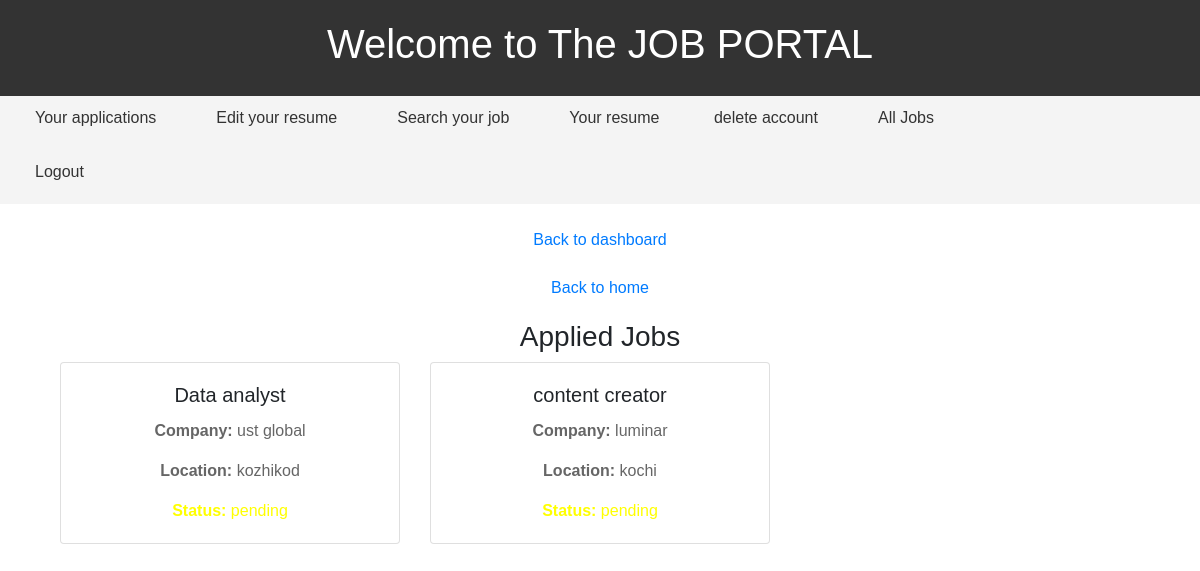
The page /job/applied-jobs/ (signed in) on the database as committed earlier.
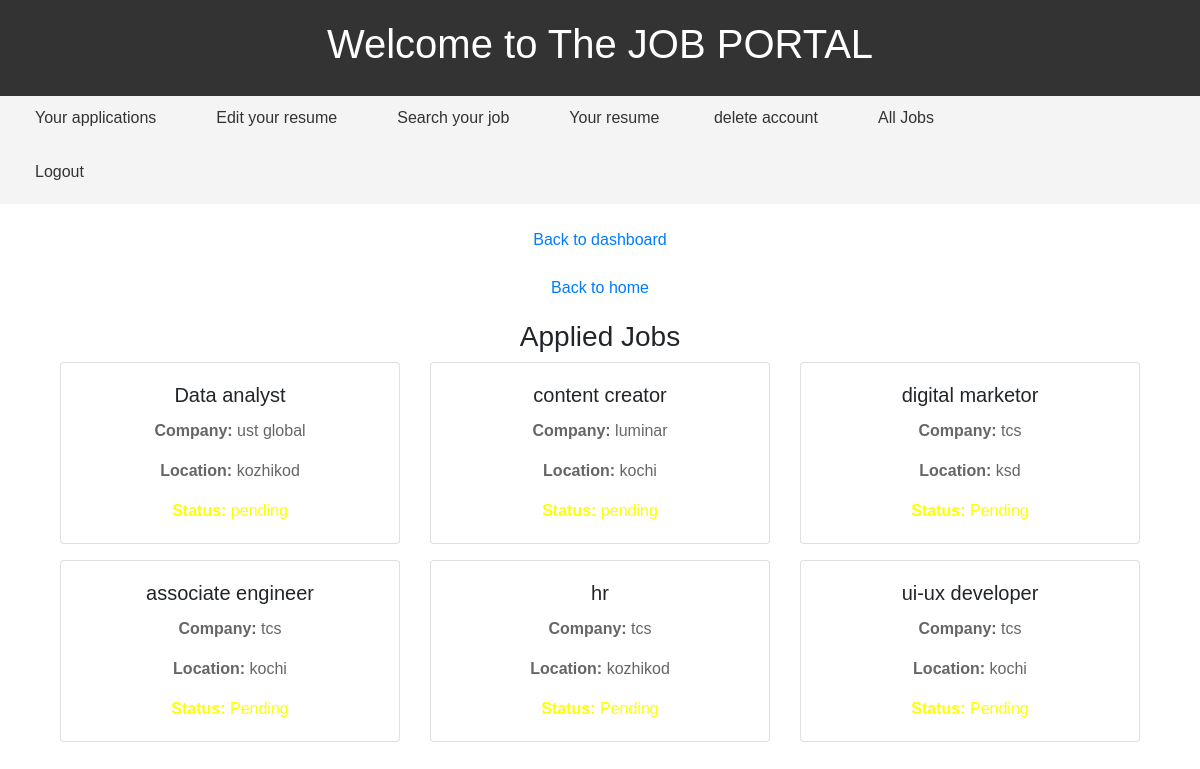
The same page on the database as committed later.
### job/models.py (models this page shows, shortened)
class ApplyJob(models.Model):
    status_choices = (('Accepted', 'Accepted'),
                      ('Declined', 'Declined'),
                      ('Pending', 'Pending'))
    user = models.ForeignKey(User, on_delete=models.CASCADE)
    job= models.ForeignKey(Job, on_delete=models.CASCADE)
    timestamp = models.DateTimeField(auto_now_add=True)
    status = models.CharField(max_length=20, choices=status_choices,default="Pending")
    resume=models.FileField(upload_to="resumes",null=True,blank=True)
    is_active = models.BooleanField(default=True)

class Job (models.Model):
    user = models. ForeignKey (User, on_delete=models.CASCADE)
    company = models. ForeignKey (Company, on_delete=models.CASCADE)
    title = models. CharField(max_length=100)
    location = models. CharField(max_length=100)
    salary = models. PositiveIntegerField(default=35000)
    is_available=models.BooleanField(default=True)
    timestamb=models.DateTimeField(auto_now_add=True)
    job_description = models.TextField(null=True,blank=True)
    required_qualifications = models.CharField(max_length=50,null=True,blank=True)
    responsibilities = models.TextField(null=True,blank=True)
    application_Deadline = models.DateField(null=True,blank=True)
    option = (('Full-time', 'Full-time'), ('Part-time', 'Part-time'), ('Contract', 'Contract'), ('etc', 'etc'))
    Employment_Type = models.CharField(choices=option, max_length=20,null=True,blank=True)
    Company_Benefits = models.TextField(null=True,blank=True)
    How_to_Apply = models.TextField(null=True,blank=True)
    cover_letter=models.CharField(max_length=20,null=True,blank=True)
    status_choices = (('Accepted', 'Accepted'),
                      ('Declined', 'Declined'),
                      ('Pending', 'Pending'))
    status = models.CharField(max_length=20, choices=status_choices,null=True)

### company/models.py (models this page shows)
class Company(models.Model):
    user = models. OneToOneField(User, on_delete=models.CASCADE)
    name = models. CharField(max_length=100,null=True,blank=True)
    est_date = models. PositiveIntegerField(null=True,blank=True)
    city = models. CharField(max_length=100,null=True,blank=True)
    state = models. CharField(max_length=100,null=True,blank=True)
    def __str__(self):
        return self.name

### job/views.py (the view)
# urls.py: path('applied-jobs/', applied_jobs, name='applied-jobs'),
def applied_jobs(request):
    if request.user.is_authenticated and request.user.is_applicant:
        applied_jobs = ApplyJob.objects.filter(user=request.user, is_active=True)
        context = {'applied_jobs': applied_jobs}
        return render(request, 'job/applied_jobs.html', context)
    else:
        return render(request, 'job/unauthorized.html')

### templates/job/applied_jobs.html
{% extends 'users/base.html' %}
{% block content %}
<div class="container">
    <h3>Applied Jobs</h3>
    <div class="row">
        {% if applied_jobs %}
            {% for application in applied_jobs %}
                <div class="col-md-4">
                    <div class="card mb-3">
                        <div class="card-body">
                            <h5 class="card-title">{{ application.job.title }}</h5>
                            <p class="card-text"><strong>Company:</strong> {{ application.job.company }}</p>
                            <p class="card-text"><strong>Location:</strong> {{ application.job.location }}</p>
                            {% if application.status|lower == 'accepted' %}
                            <p class="card-text" style="color: green;"><strong>Status:</strong> {{ application.status }}</p>
                        {% elif application.status|lower == 'declined' %}
                            <p class="card-text" style="color: red;"><strong>Status:</strong> {{ application.status }}</p>
                        {% elif application.status|lower == 'pending' %}
                            <p class="card-text" style="color: yellow;"><strong>Status:</strong> {{ application.status }}</p>
                        {% endif %}
                        </div>
                    </div>
                </div>
            {% endfor %}
        {% else %}
            <p>No jobs applied yet.</p>
        {% endif %}
    </div>
</div>
{% endblock %}

### templates/users/base.html (shortened to what this page needs)
<!DOCTYPE html>
<html lang="en">
<head>
    <link rel="stylesheet" href="https://stackpath.bootstrapcdn.com/bootstrap/4.5.2/css/bootstrap.min.css">
    <link rel="stylesheet" href="https://use.fontawesome.com/releases/v5.12.1/css/all.css">
</head>
<body>
<header>
    <h1>Welcome to The JOB PORTAL</h1>
</header>
<nav style="display: flex; flex-wrap: wrap;">
    {% if request.user.is_authenticated and request.user.is_applicant %}
        <div style="margin-right: 10px;">
            <a href="{% url 'applied-jobs' %}">Your applications</a>
        </div>
        <div style="margin-right: 10px;">
            <a href="{% url 'update-resume' %}">Edit your resume</a>
        </div>
        <div style="margin-right: 10px;">
            <a href="{% url 'search' %}">Search your job</a>
        </div>
        {% if request.user.resume %}
            <div style="margin-right: 10px;">
                <a href="{% url 'resume-details' pk=request.user.resume.pk %}">Your{{ request.user.first_name }} resume</a>
                <a href="{% url 'profile-delete' pk=request.user.pk %}">delete account</a>
            </div>
        {% endif %}
    {% endif %}
    <div>
        <a href="{% url 'job-listing' %}">All Jobs</a>
    </div>
</nav>
<nav style="display: flex; flex-wrap: wrap;">
    {% if request.user.is_authenticated %}
        <a href="{% url 'logout' %}">Logout</a>
    {% else %}
        <a href="{% url 'login' %}">Login</a>
    {% endif %}
</nav>
<div class="mt-4 text-center">
    <a href="{% url 'dashboard' %}" class="text-centre">Back to dashboard</a>
</div>
<div class="mt-4 text-center">
    <a href="{% url 'home' %}" class="text-centre">Back to home</a>
</div>
<div class="container">
    {% block content %}{% endblock content %}
</div>
</body>
</html>

### templates/users/base.html (style rules this page uses)
body { font-family: Arial, sans-serif; margin: 0; padding: 0; }
header { background-color: #333; color: #fff; padding: 20px; text-align: center; }
nav { background-color: #f4f4f4; padding: 10px; text-align: center; }
nav a { text-decoration: none; color: #333; padding: 10px 20px; border-radius: 5px; margin: 0 5px; }
.container { margin: 20px auto; text-align: center; }
.container p { color: #666; margin-top: 10px; }

Rows that differ between the two databases and show on the page:
added ApplyJob: job "digital marketor", job.company "tcs", job.location "ksd", status "Pending"
added ApplyJob: job "associate engineer", job.company "tcs", job.location "kochi", status "Pending"
added ApplyJob: job "hr", job.company "tcs", job.location "kozhikod", status "Pending"
added ApplyJob: job "ui-ux developer", job.company "tcs", job.location "kochi", status "Pending"
